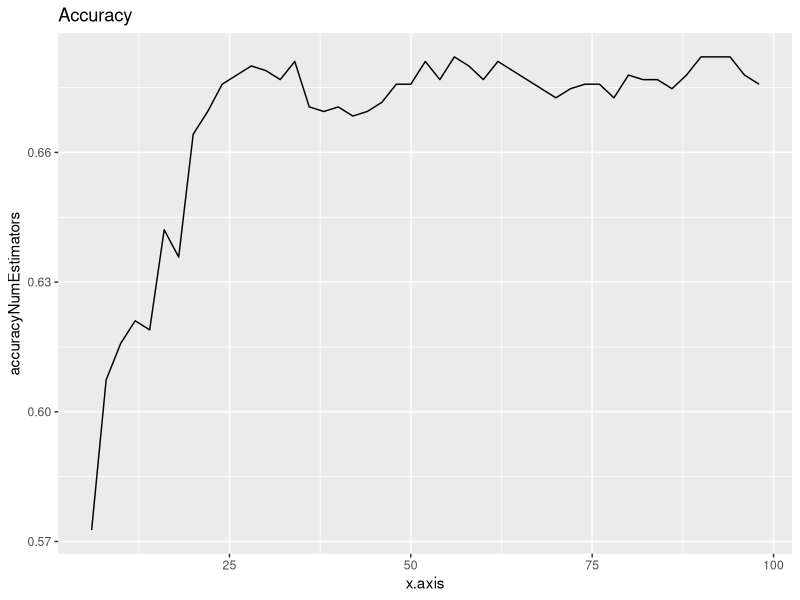
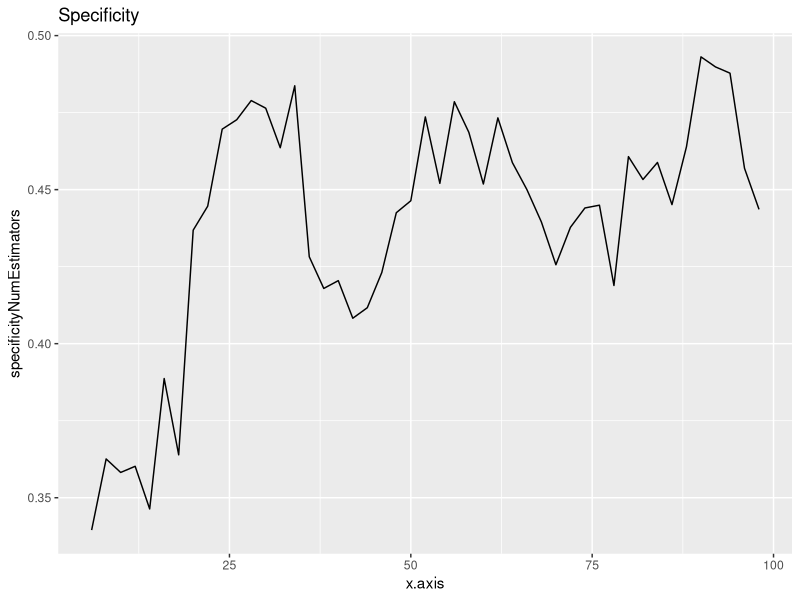
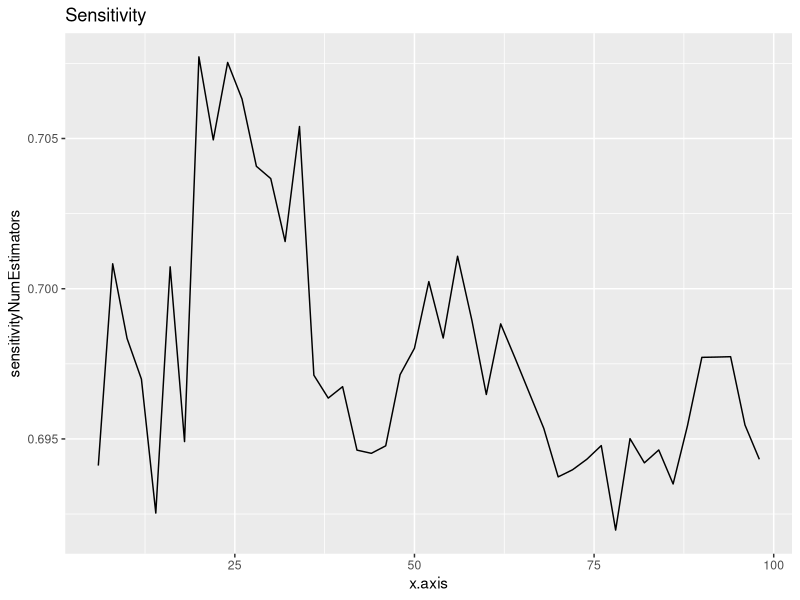
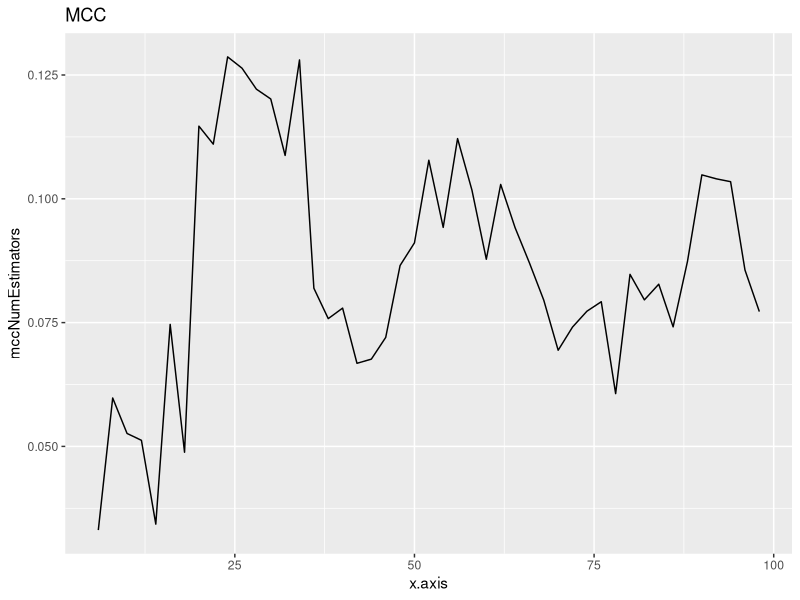

Recreate these plots in R, in order.
## ---- chunk 1
setwd("~/Desktop/CAMDA_CMAP_Challenge")
#setwd("~/Desktop")
data <- read.table("outFile.txt", sep="\t", header=TRUE)
data
## ---- chunk 2
accuracyNumEstimators <- tapply(data$accuracy,data$numEstimators,mean)
sensitivityNumEstimators <- tapply(data$sensitivity,data$numEstimators,mean)
specificityNumEstimators <- tapply(data$specificity,data$numEstimators,mean)
mccNumEstimators <- tapply(data$mcc,data$numEstimators,mean)

accuracyNumEstimators <- data.frame(accuracyNumEstimators)
x.axis <- row.names(accuracyNumEstimators)

prepared.data <- data.frame(x.axis,accuracyNumEstimators,specificityNumEstimators,sensitivityNumEstimators,mccNumEstimators) 
prepared.data$x.axis <- as.numeric(as.character(prepared.data$x.axis))
prepared.data
## ---- chunk 3
library(ggplot2)

ggplot(prepared.data,aes(x.axis,accuracyNumEstimators))+
  geom_line() +
  labs(title="Accuracy")

ggplot(prepared.data,aes(x.axis,specificityNumEstimators))+
  geom_line() +
  labs(title="Specificity")

ggplot(prepared.data,aes(x.axis,sensitivityNumEstimators))+
  geom_line() +
  labs(title="Sensitivity")

ggplot(prepared.data,aes(x.axis,mccNumEstimators))+
  geom_line() +
  labs(title="MCC")

